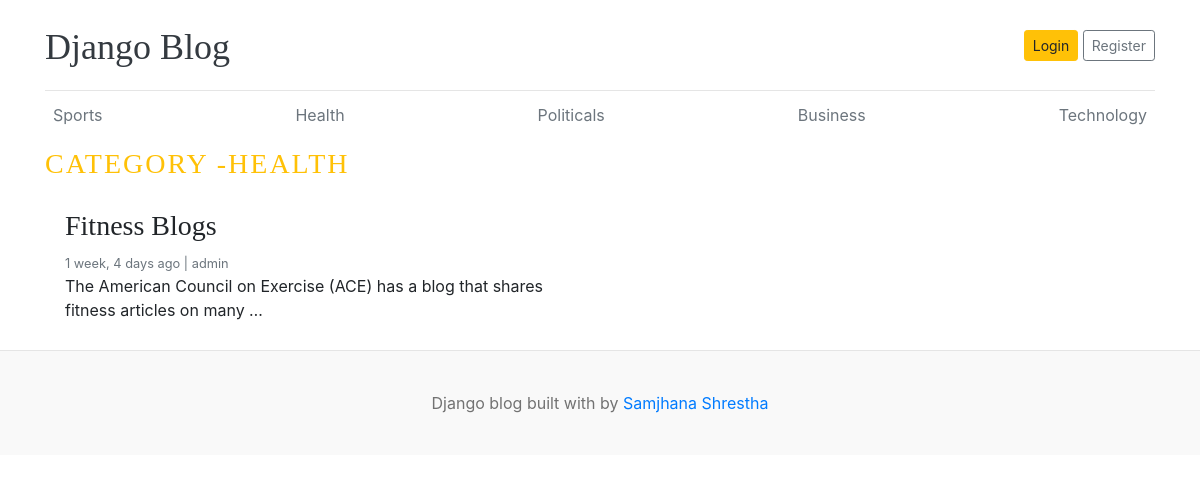
The app's page /category/2/ with its own data.
### blogs/models.py (models this page shows, shortened)
class Category(models.Model):
  category_name = models.CharField(max_length=50, unique = True)
  created_at = models.DateTimeField(auto_now_add = True)
  updated_at = models.DateTimeField(auto_now=True)
  class Meta:
    verbose_name_plural = 'categories'
  def __str__(self):
    return self.category_name

class Blog(models.Model):
  title = models.CharField(max_length=100)
  slug = models.SlugField(max_length =150, unique= True, blank=True)
  category = models.ForeignKey(Category, on_delete= models.CASCADE)
  author = models.ForeignKey(User, on_delete= models.CASCADE)
  featured_image = models.ImageField(upload_to= 'uploads/%Y/%m%d')
  short_description = models.TextField(max_length= 500)
  blog_body = models.TextField(max_length=2000)
  status = models.CharField(max_length= 20,choices= STATUS_CHOISES, default= "Draft")
  is_featured = models.BooleanField(default= False)
  created_at = models.DateTimeField(auto_now_add = True)
  updated_at = updated_at = models.DateTimeField(auto_now=True)

### blogs/views.py (the view)
# urls.py: path('<int:category_id>/', views.posts_by_category, name='posts_by_category')
def posts_by_category(request, category_id):
  posts = Blog.objects.filter(status ="Published", category = category_id)
  category = get_object_or_404(Category, pk = category_id)
  context ={
    'posts' : posts,
    'category' : category,
  }
  return render(request, 'posts_by_category.html', context )

### blogs/context_processors.py (called while the page is built)
def get_categories(request):
  categories = Category.objects.all()
  return dict(categories = categories)

### blog_main/templates/posts_by_category.html (shortened to what this page needs)
{% extends  'base.html' %}
  {% block content %}
 <h3 class ="text-uppercase text-warning" style ="letter-spacing: 2px; ">Category -{{category}}</h3>
      <div class="row mb-2">
        {% if posts %}
        {% for post in posts %}
        <div class="col-md-6">
          <div class="card border-0">
            <div class="card-body">
              <h3>{{ post.title }}</h3>
              <small class="mb-1 text-muted">{{ post.created_at | timesince}} ago | {{post.author}}</small>
              <p class="card-text">{{ post.short_description |truncatewords:15 }}</p>
            </div>
          </div>
        </div>
      </div>
      {% endfor %}
      {% else%}
      <p> No posts Found</p>
       {% endif %}
    </div>
   {% endblock %}

### blog_main/templates/base.html (shortened to what this page needs)
{% load static %}
<!doctype html>
<html lang="en">
  <head>
  <link href="https://cdn.jsdelivr.net/npm/bootstrap@4.0.0/dist/css/bootstrap.min.css" rel="stylesheet">
  <link href="{% static 'css/blog.css' %}" rel="stylesheet">
</head>
  <body>
    <div class="container">
      <header class="blog-header py-3">
        <div class="row flex-nowrap justify-content-between align-items-center">
          <div class="col-8 pt-1">
            <a class="blog-header-logo text-dark" href="/">Django Blog</a>
          </div>
          <div class="col-4 d-flex justify-content-end align-items-center">
            <a class="btn btn-sm btn-warning" href="#">Login</a> &nbsp;
            <a class="btn btn-sm btn-outline-secondary" href="#">Register</a>
          </div>
        </div>
      </header>
      <div class="nav-scroller py-1 mb-2">
        <nav class="nav d-flex justify-content-between">
          {% for cat in categories %}
          <a class="p-2 text-muted" href="{% url 'posts_by_category' cat.id %}"> {{cat.category_name}}</a>
          {% endfor %}
        </nav>
      </div>
 {% block content%}
 {% endblock %}
   <footer class="blog-footer">
      <p>Django blog built with  by <a href="#">Samjhana Shrestha</a></p>
    </footer>
  </body>
</html>

### blog_main/static/css/blog.css (style rules this page uses)
.blog-header { border-bottom: 1px solid #e5e5e5; }
.blog-header-logo { font-family: "Playfair Display", Georgia, "Times New Roman", serif; font-size: 2.25rem; }
h1, h2, h3, h4, h5, h6 { font-family: "Playfair Display", Georgia, "Times New Roman", serif; }
.blog-footer { padding: 2.5rem 0; color: #727272; text-align: center; background-color: #f9f9f9; border-top: .05rem solid #e5e5e5; }
.blog-footer p:last-child { margin-bottom: 0; }

### records on screen
Category: category_name "Sports"
Category: category_name "Health", category_name "HEALTH"
Category: category_name "Politicals"
Category: category_name "Business"
Category: category_name "Technology"
Blog: title "Fitness Blogs", created_at "1 week, 4 days", author "admin", short_description "The American Council on Exercise (ACE) has a blog that shares fitness articles on many …"
